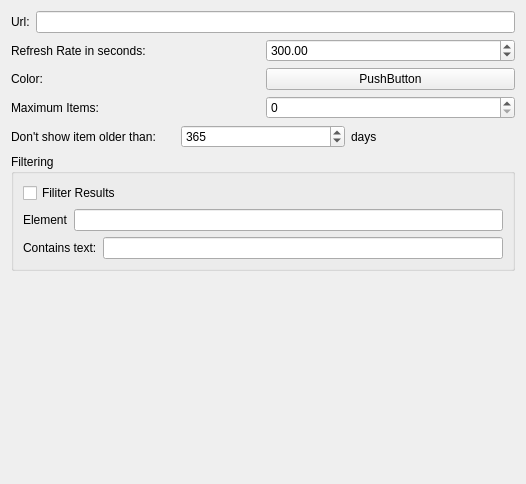
<ui version="4.0" >
 <class>AddGeoRSSLayerWidget</class>
 <widget class="QWidget" name="AddGeoRSSLayerWidget" >
  <property name="geometry" >
   <rect>
    <x>0</x>
    <y>0</y>
    <width>526</width>
    <height>484</height>
   </rect>
  </property>
  <property name="windowTitle" >
   <string>Form</string>
  </property>
  <layout class="QVBoxLayout" name="verticalLayout" >
   <item>
    <layout class="QHBoxLayout" >
     <item>
      <widget class="QLabel" name="_url" >
       <property name="text" >
        <string>Url:</string>
       </property>
      </widget>
     </item>
     <item>
      <widget class="QLineEdit" name="_urlEdit" />
     </item>
    </layout>
   </item>
   <item>
    <layout class="QHBoxLayout" >
     <item>
      <widget class="QLabel" name="label" >
       <property name="text" >
        <string>Refresh Rate in seconds:</string>
       </property>
      </widget>
     </item>
     <item>
      <widget class="QDoubleSpinBox" name="_refreshRate" >
       <property name="maximum" >
        <double>10000000.000000000000000</double>
       </property>
       <property name="value" >
        <double>300.000000000000000</double>
       </property>
      </widget>
     </item>
    </layout>
   </item>
   <item>
    <layout class="QHBoxLayout" >
     <item>
      <widget class="QLabel" name="label_4" >
       <property name="text" >
        <string>Color:</string>
       </property>
      </widget>
     </item>
     <item>
      <widget class="QtTools::ColorButton" name="_colorButton" >
       <property name="text" >
        <string>PushButton</string>
       </property>
      </widget>
     </item>
    </layout>
   </item>
   <item>
    <layout class="QHBoxLayout" >
     <item>
      <widget class="QLabel" name="label_5" >
       <property name="text" >
        <string>Maximum Items:</string>
       </property>
      </widget>
     </item>
     <item>
      <widget class="QSpinBox" name="_maximumItemsSpinBox" />
     </item>
    </layout>
   </item>
   <item>
    <layout class="QHBoxLayout" name="horizontalLayout" >
     <item>
      <widget class="QLabel" name="label_6" >
       <property name="text" >
        <string>Don't show item older than:</string>
       </property>
      </widget>
     </item>
     <item>
      <widget class="QSpinBox" name="_maximumItemAge" >
       <property name="maximum" >
        <number>999999999</number>
       </property>
       <property name="value" >
        <number>365</number>
       </property>
      </widget>
     </item>
     <item>
      <widget class="QLabel" name="label_7" >
       <property name="text" >
        <string>days</string>
       </property>
      </widget>
     </item>
    </layout>
   </item>
   <item>
    <widget class="QGroupBox" name="groupBox" >
     <property name="title" >
      <string>Filtering</string>
     </property>
     <layout class="QVBoxLayout" >
      <item>
       <widget class="QCheckBox" name="_enableFiltering" >
        <property name="text" >
         <string>Filiter Results</string>
        </property>
       </widget>
      </item>
      <item>
       <layout class="QHBoxLayout" >
        <item>
         <widget class="QLabel" name="label_2" >
          <property name="text" >
           <string>Element</string>
          </property>
         </widget>
        </item>
        <item>
         <widget class="QLineEdit" name="_elementFilter" />
        </item>
       </layout>
      </item>
      <item>
       <layout class="QHBoxLayout" >
        <item>
         <widget class="QLabel" name="label_3" >
          <property name="text" >
           <string>Contains text:</string>
          </property>
         </widget>
        </item>
        <item>
         <widget class="QLineEdit" name="_valueFilter" />
        </item>
       </layout>
      </item>
     </layout>
    </widget>
   </item>
   <item>
    <spacer>
     <property name="orientation" >
      <enum>Qt::Vertical</enum>
     </property>
     <property name="sizeHint" stdset="0" >
      <size>
       <width>20</width>
       <height>40</height>
      </size>
     </property>
    </spacer>
   </item>
  </layout>
 </widget>
 <customwidgets>
  <customwidget>
   <class>QtTools::ColorButton</class>
   <extends>QPushButton</extends>
   <header>QtTools/ColorButton.h</header>
  </customwidget>
 </customwidgets>
 <resources/>
 <connections/>
</ui>
